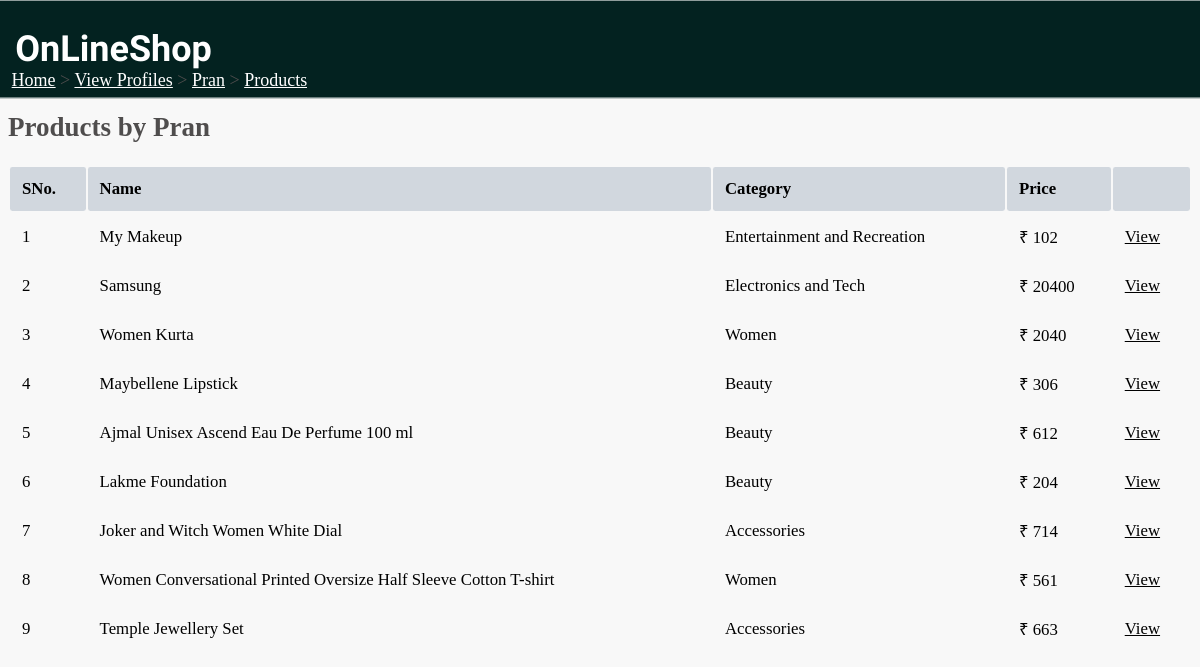
The page /viewprofile/SID0000007/sellerproducts/ (signed in) on the database its author committed.
### tables this page shows
CREATE TABLE "seller"(
sellID varchar(10) PRIMARY KEY,
name varchar(30) NOT NULL,
email varchar(30) UNIQUE,
phone varchar(13) NOT NULL,
area varchar(20) NOT NULL,
locality varchar(20) NOT NULL,
city varchar(20) NOT NULL,
state varchar(20) NOT NULL,
country varchar(20) NOT NULL,
zipcode varchar(6) NOT NULL,
password varchar(20) NOT NULL);

CREATE TABLE product(
prodID varchar(10) PRIMARY KEY,
name varchar(30) NOT NULL,
quantity integer CHECK(quantity>=0) NOT NULL,
category varchar(30) NOT NULL ,
cost_price decimal(9,2) NOT NULL,
sell_price decimal(9,2) NOT NULL,
description varchar(100),
sellID varchar(10) REFERENCES seller (sellID),
CHECK (sell_price>cost_price)
);

### app.py (the view)
@app.route("/viewprofile/<id>/sellerproducts/")
def seller_products(id):
    if 'userid' not in session:
        return redirect(url_for('home'))
    if session["type"]=="Seller":
        abort(403)
    det, categories = fetch_details(id, "Seller")
    if len(det)==0:
        abort(404)
    det = det[0]
    name=det[1]
    res = get_seller_products(id)
    return render_template('seller_products.html', name=name, id=id, results=res)

### dbaccess.py (called while the page is built)
def fetch_details(userid, type):
    conn = sqlite3.connect("onlineshop.db")
    cur = conn.cursor()
    if type=="Customer":
        a = cur.execute("SELECT * FROM customer WHERE custID=?", (userid,))
        a = list(a)
        b = []
    elif type=="Seller":
        a = cur.execute("SELECT * FROM seller WHERE sellID=?", (userid,))
        a = list(a)
        b = cur.execute("SELECT DISTINCT(category) from product WHERE sellID=?", (userid,))
        b = [i[0] for i in b ]
    conn.close()
    return a, b

def get_seller_products(sellID):
    conn = sqlite3.connect('onlineshop.db')
    cur = conn.cursor()
    a = cur.execute("SELECT prodID, name, category, sell_price FROM product WHERE sellID=? AND quantity!=0", (sellID,))
    res = [i for i in a]
    conn.close()
    return res

### templates/seller_products.html (shortened to what this page needs)
<html>
<head>
  <link rel="stylesheet" href="{{url_for('static', filename='main.css')}}">
</head>
<body>
  <div class="sticky">
    <h1>OnLineShop</h1>
  </div>
  <div class="nav">
  <p><a href="/">Home</a> > <a href="/viewprofile">View Profiles</a> > <a href="/viewprofile/{{id}}">{{name}}</a> > <a href="">Products</a></p>
  </div>
  <h2>Products by {{name}}</h2>
  {% if results|length==0 %}
  <p>This Seller doesn't have any Products yet.</p>
  {% else %}
  <table>
    <tr>
      <th>SNo.</th><th>Name</th>
      <th>Category</th><th>Price</th><th></th>
    </tr>
    {% set cnt={'val':1} %}
    {% for i in results %}
    <tr>
      <td>{{cnt['val']}}</td> <td>{{i[1]}}</td>  <td>{{i[2]}}</td>    <td>₹ {{i[3]}}</td>
     <td><a href="/viewproduct/{{i[0]}}" target="blank">View</a></td>
    </tr>
    {% endfor %}
  </table>
  {% endif %}
</body>
</html>

### static/main.css (style rules this page uses)
div.sticky { position: -webkit-sticky; position: sticky; top: 0.2px; margin: -0.7vw; background-color: #032220; color: white; padding: 0.3vw; font-size: 1.5vw; border-bottom: 1px solid white; font-family: 'Acme'; }
div.sticky h1 { padding-left:1vw; }
body { font-family: Cambria, Cochin, Georgia, Times, 'Times New Roman', serif; font-size: 1.5vw; background-color: #f8f8f8; background-size: cover; background-repeat: no-repeat; background-attachment: fixed; color: rgb(79, 77, 77); max-width: 100%; overflow-x: hidden; }
div.nav { position: fixed; display: block; top: 5vw; margin:-0.7vw; padding-left:1vw; border:none; overflow: hidden; }
div.nav a { text-decoration: underline; color: white; }
table { width: 100%; font-size: 1.4vw; }
th { border-radius: 0.2vw; padding: 1vw; text-align: left; background-color: rgba(185, 196, 206, 0.616); color: black; }
td { border-radius: 0.2vw; padding:1vw; text-align: left; color: black; word-wrap: break-word; }
td a { text-decoration: underline; color: black; }
a { text-decoration: underline; color: white; }

### rows shown on the page
seller: name "Pran"
product: val "1", name "My Makeup", category "Entertainment and Recreation", sell_price "102"
product: val "2", name "Samsung", category "Electronics and Tech", sell_price "20400"
product: val "3", name "Women Kurta", category "Women", sell_price "2040"
product: val "4", name "Maybellene Lipstick", category "Beauty", sell_price "306"
product: val "5", name "Ajmal Unisex Ascend Eau De Perfume 100 ml", category "Beauty", sell_price "612"
product: val "6", name "Lakme Foundation", category "Beauty", sell_price "204"
product: val "7", name "Joker and Witch Women White Dial", category "Accessories", sell_price "714"
product: val "8", name "Women Conversational Printed Oversize Half Sleeve Cotton T-shirt", category "Women", sell_price "561"
product: val "9", name "Temple Jewellery Set", category "Accessories", sell_price "663"
